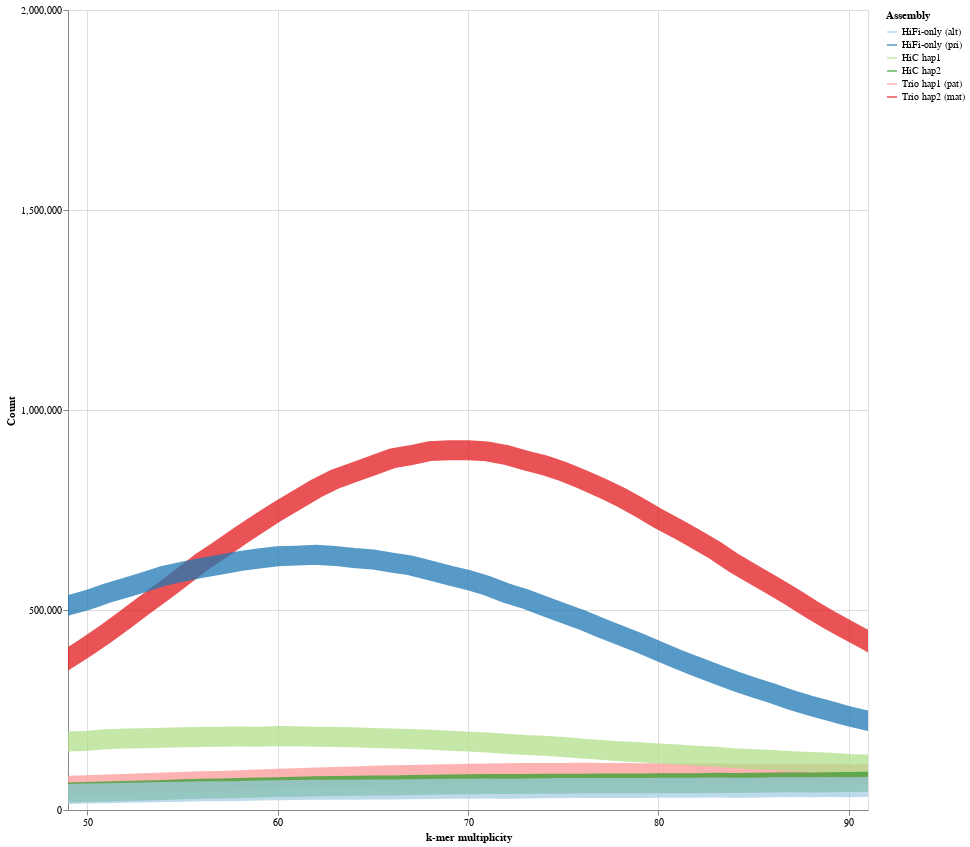

Write notebook code for a chart like this one.
### Code cell
panel_b = line_plot(all_2copy,modes_linelle,colors_linelle)
panel_b

### Figure 1 — Vega-Lite specification as saved in the notebook (floating-point values rounded to 4 significant figures; data arrays with more than 128 entries replaced by an {"elided": "..."} marker saying what was removed)
{"config": {"view": {"continuousWidth": 400, "continuousHeight": 300}}, "data": {"name": "data-82db1d1b0c2ff61ed40a0312b3d2b341"}, "mark": {"type": "line", "clip": true, "opacity": 0.75, "strokeWidth": 20}, "encoding": {"color": {"field": "Assembly", "scale": {"domain": ["HiFi-only (alt)", "HiFi-only (pri)", "HiC hap1", "HiC hap2", "Trio hap1 (pat)", "Trio hap2 (mat)"], "range": ["#a6cee3", "#1f78b4", "#b2df8a", "#33a02c", "#fb9a99", "#e31a1c"]}, "type": "nominal"}, "x": {"axis": {"values": [50, 60, 70, 80, 90]}, "field": "kmer_multiplicity", "scale": {"domain": [49, 91]}, "title": "k-mer multiplicity", "type": "quantitative"}, "y": {"axis": {"values": [0, 500000, 1000000, 1500000, 2000000]}, "field": "Count", "scale": {"domain": [0, 2000000]}, "title": "Count", "type": "quantitative"}}, "height": 800, "width": 800, "$schema": "https://vega.github.io/schema/vega-lite/v4.17.0.json", "datasets": {"data-82db1d1b0c2ff61ed40a0312b3d2b341": {"elided": "786 records"}}}
